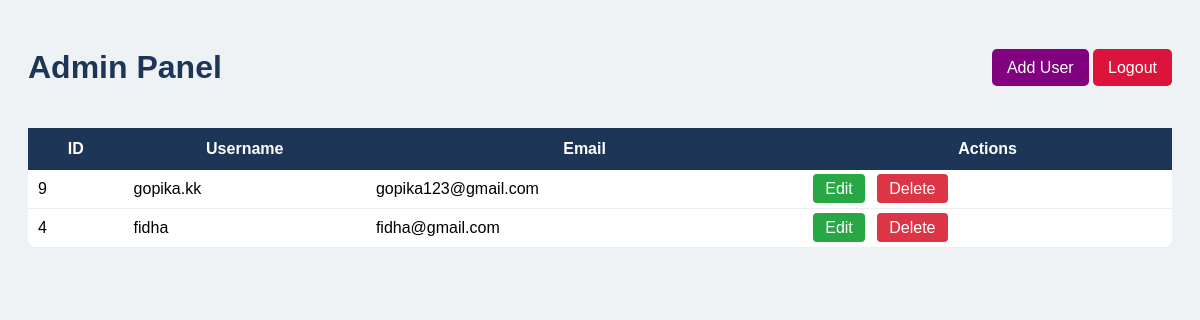
/admin-dashboard/, run on an earlier commit of the app's database.
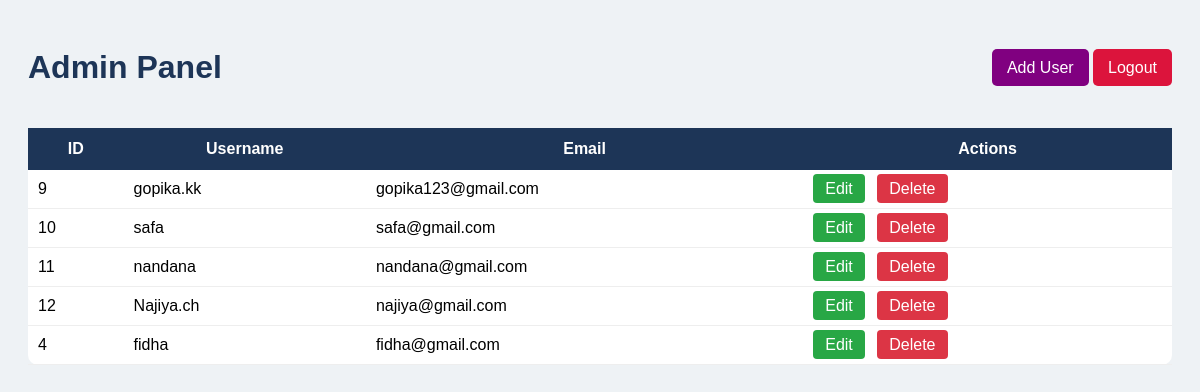
And on a later commit of the database.
### all/models.py (models this page shows, shortened)
class Profile(models.Model):
    username = models.CharField(max_length=100, unique=True)
    email = models.EmailField()
    password = models.CharField(max_length=100)
    last_login = models.DateTimeField(null=True, blank=True)

### all/views.py (the view)
# urls.py: path("admin-dashboard/", views.admin_dashboard, name="admin_dashboard"),
def admin_dashboard(request):
    users = Profile.objects.all().order_by('last_login')
    return render(request, "admin_dashboard.html", {"users": users})

### all/templates/admin_dashboard.html (shortened to what this page needs)
<!DOCTYPE html>
<html lang="en">
<head>
</head>
<body>
<div class="header">
    <h1>Admin Panel</h1>
    <div>
        <a class="btn add" href="{% url 'add_user' %}">Add User</a>
        <a class="btn logout" href="{% url 'admin_login' %}">Logout</a>
    </div>
</div>
<table>
    <thead>
        <tr>
            <th>ID</th>
            <th>Username</th>
            <th>Email</th>
            <th>Actions</th>
        </tr>
    </thead>
    <tbody>
        {% for user in users %}
        <tr>
            <td>{{ user.id }}</td>
            <td>{{ user.username }}</td>
            <td>{{ user.email }}</td>
            <td>
                <a href="{% url 'edit_user' user.id %}" class="edit">Edit</a>
                <a href="{% url 'delete_user' user.id %}" class="delete">Delete
                </a>
            </td>
        </tr>
        {% endfor %}
    </tbody>
</table>
</body>
</html>

What changed in the data, as far as the page shows it:
added Profile: id "10", username "safa", email "safa@gmail.com"
added Profile: id "11", username "nandana", email "nandana@gmail.com"
added Profile: id "12", username "Najiya.ch", email "najiya@gmail.com"
